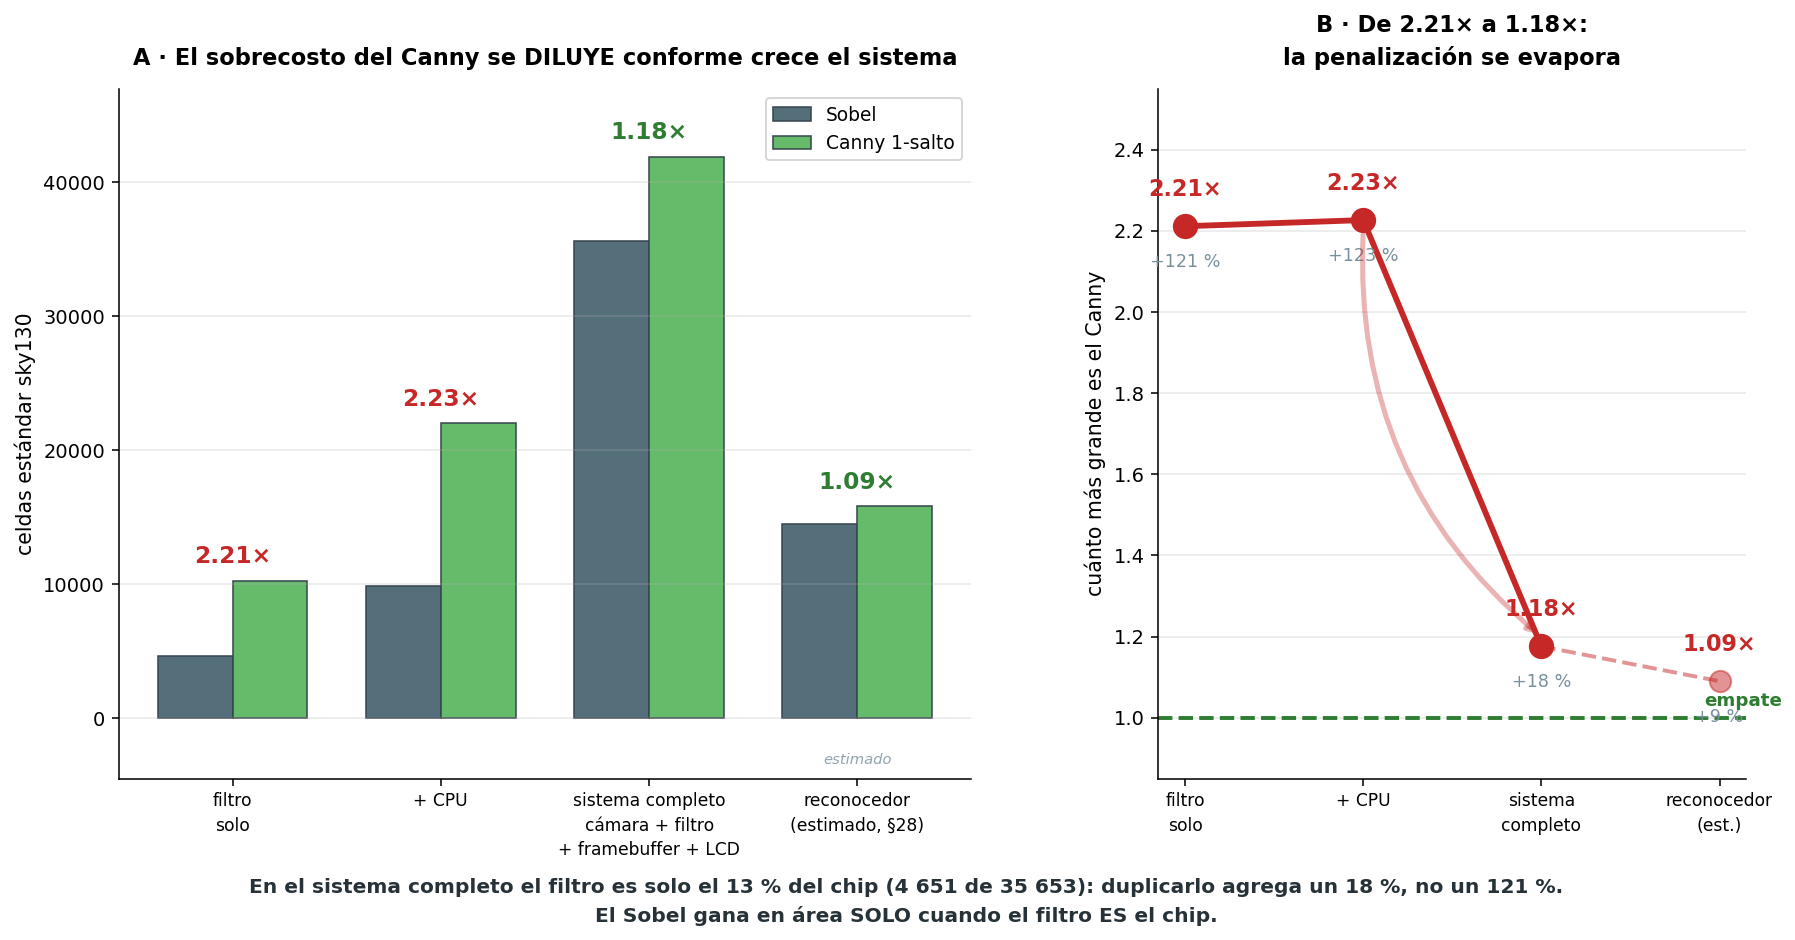

Reproduce this figure in Python.
# === Cuaderno 2 · figura 37: Sobel contra Canny en silicio, en cuatro niveles ===
#   Los tres primeros son MEDIDOS (chips #1-#4, #9-#10 de la tesis, sky130).
#   El cuarto es la estimacion del reconocedor para Tiny Tapeout (§28).
import numpy as np, matplotlib.pyplot as plt
from matplotlib.gridspec import GridSpec

NIV = [("filtro\nsolo",        4651, 10284, True),
       ("+ CPU",               9906, 22054, True),
       ("sistema completo\ncámara + filtro\n+ framebuffer + LCD", 35653, 41925, True),
       ("reconocedor\n(estimado, §28)", 14540, 15850, False)]
CS, CC = "#546e7a", "#66bb6a"

fig = plt.figure(figsize=(15.0, 6.4))
gs = GridSpec(1, 2, figure=fig, width_ratios=[1.45, 1], wspace=.26)

# ═══ A · celdas lado a lado ═══
ax = fig.add_subplot(gs[0, 0])
x = np.arange(4); w = .36
ax.bar(x-w/2, [n[1] for n in NIV], w, color=CS, ec="#37474f", lw=.8, label="Sobel")
ax.bar(x+w/2, [n[2] for n in NIV], w, color=CC, ec="#37474f", lw=.8, label="Canny 1-salto")
for i,(n,s,c,med) in enumerate(NIV):
    ax.text(i, max(s,c)+1300, f"{c/s:.2f}×", ha="center", fontsize=12, weight="bold",
            color="#c62828" if c/s > 1.5 else "#2e7d32")
    if not med:
        ax.text(i, -3400, "estimado", ha="center", fontsize=7.6, color="#90a4ae", style="italic")
ax.set_xticks(x); ax.set_xticklabels([n[0] for n in NIV], fontsize=8.8, linespacing=1.45)
ax.set_ylabel("celdas estándar sky130", fontsize=10.5)
ax.set_ylim(-4500, 47000); ax.grid(axis="y", alpha=.28); ax.legend(fontsize=9.6)
for s_ in ("top","right"): ax.spines[s_].set_visible(False)
ax.set_title("A · El sobrecosto del Canny se DILUYE conforme crece el sistema",
             fontsize=11.6, weight="bold", pad=12)

# ═══ B · el factor, cayendo ═══
ax = fig.add_subplot(gs[0, 1])
f = [n[2]/n[1] for n in NIV]
ax.plot(range(3), f[:3], "o-", color="#c62828", lw=3.0, ms=12, zorder=3)
ax.plot([2,3], f[2:], "o--", color="#c62828", lw=2.0, ms=11, alpha=.5, zorder=3)
for i,v in enumerate(f):
    ax.text(i, v+.075, f"{v:.2f}×", ha="center", fontsize=11.5, weight="bold", color="#c62828")
    ax.text(i, v-.10, f"+{100*(v-1):.0f} %", ha="center", fontsize=9, color="#78909c")
ax.axhline(1.0, color="#2e7d32", lw=2.0, ls="--")
ax.text(3.35, 1.03, "empate", ha="right", fontsize=9.4, color="#2e7d32", weight="bold")
ax.set_xticks(range(4))
ax.set_xticklabels(["filtro\nsolo","+ CPU","sistema\ncompleto","reconocedor\n(est.)"],
                   fontsize=8.8, linespacing=1.45)
ax.set_ylabel("cuánto más grande es el Canny", fontsize=10.5)
ax.set_ylim(.85, 2.55); ax.grid(axis="y", alpha=.28)
for s_ in ("top","right"): ax.spines[s_].set_visible(False)
ax.set_title("B · De 2.21× a 1.18×:\nla penalización se evapora", fontsize=11.6,
             weight="bold", pad=12, linespacing=1.5)
ax.annotate("", xy=(2,1.20), xytext=(1,2.20),
            arrowprops=dict(arrowstyle="-|>", color="#c62828", lw=2.6, alpha=.35,
                            connectionstyle="arc3,rad=.25"))

fig.text(.5, -.05, "En el sistema completo el filtro es solo el 13 % del chip (4 651 de 35 653): "
         "duplicarlo agrega un 18 %, no un 121 %.\n"
         "El Sobel gana en área SOLO cuando el filtro ES el chip.",
         ha="center", fontsize=10.4, weight="bold", color="#263238", linespacing=1.6)
plt.savefig("fig_quien_gana.png", dpi=140, bbox_inches="tight")
print("ok ·", " ".join(f"{n[2]/n[1]:.2f}x" for n in NIV))
